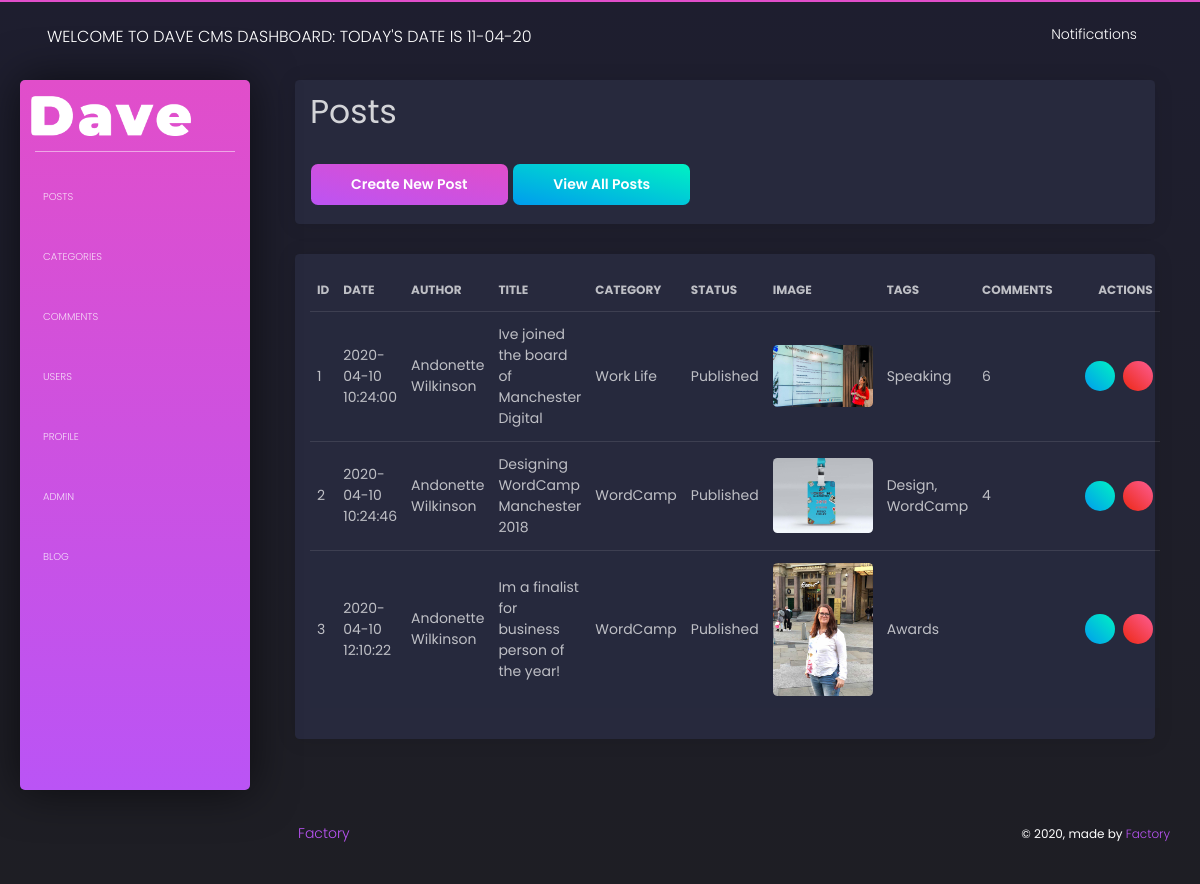
Before: /admin/admin-posts.php with the older database file.
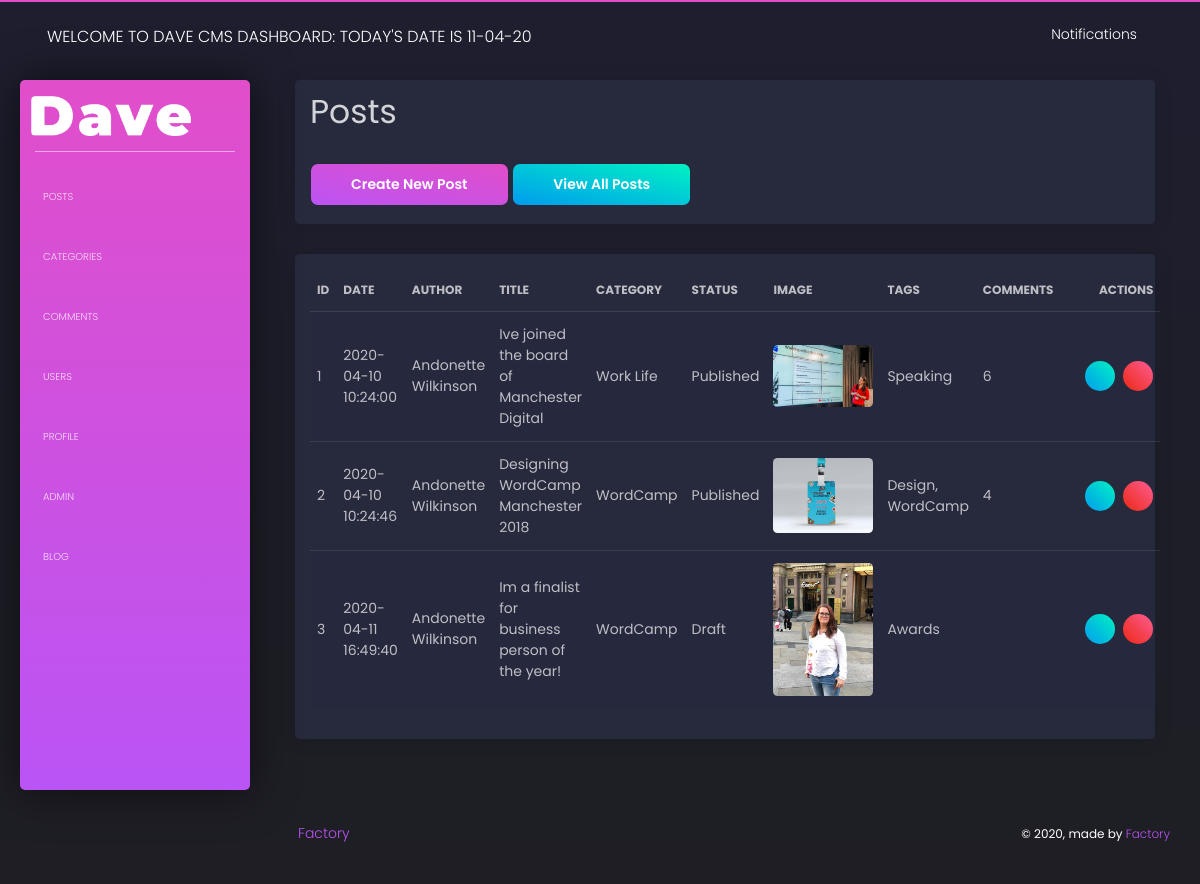
After: the same page with the newer database file.
### tables this page shows
CREATE TABLE `posts` (
  `post_id` int(11) unsigned NOT NULL AUTO_INCREMENT,
  `post_title` varchar(255) DEFAULT NULL,
  `post_date` text,
  `post_category_id` int(11) DEFAULT NULL,
  `post_author` varchar(255) DEFAULT NULL,
  `post_image` text,
  `post_content` text,
  `post_author_image` text,
  `post_tags` varchar(255) DEFAULT NULL,
  `post_comment_count` int(11) DEFAULT NULL,
  `post_status` varchar(355) DEFAULT 'Draft',
  PRIMARY KEY (`post_id`)
);

CREATE TABLE `categories` (
  `cat_id` int(11) unsigned NOT NULL AUTO_INCREMENT,
  `cat_title` varchar(255) DEFAULT NULL,
  PRIMARY KEY (`cat_id`)
);

### admin/admin-functions.php (the view, shortened to what this page needs)
<?php
function display_posts()
{
    global $connection;
    $query = "SELECT * FROM posts";
    $display_all_posts = mysqli_query($connection, $query);
    while ($row = mysqli_fetch_assoc($display_all_posts)) {
        $post_id = $row['post_id'];
        $post_title = $row['post_title'];
        $post_date = $row['post_date'];
        $post_author = $row['post_author'];
        $post_category_id = $row['post_category_id'];
        $post_status = $row['post_status'];
        $post_tags = $row['post_tags'];
        $post_image = $row['post_image'];
        $post_comment_count = $row['post_comment_count'];
        echo '<tr>';
        echo "<td>{$post_id}</td>";
        echo "<td>{$post_date}</td>";
        echo "<td>{$post_author}</td>";
        echo "<td>{$post_title}</td>";
        $query = "SELECT * FROM categories WHERE cat_id = " . $post_category_id;
        $show_cat_name = mysqli_query($connection, $query);
        while ($row = mysqli_fetch_assoc($show_cat_name)) {
            $cat_title = $row['cat_title'];
        }
        echo "<td>{$cat_title}</td>";
        echo "<td>{$post_status}</td>";
        echo "<td><img class='img-fluid' src='../images/{$post_image}' alt='' style='max-width:100px;'/></td>";
        echo "<td>{$post_tags}</td>";
        echo "<td>{$post_comment_count}</td>";
        echo '<td class="text-right" style="min-width: 100px;">';
        echo '<a href ="admin-posts.php?source=update_post&p_id=' . $post_id . '"
            class="btn btn-success btn-sm btn-round btn-icon mr-2">
            <i class="fal fa-edit pt-2"></i></a>';
        echo '<a href ="admin-posts.php?delete=' . $post_id . '"
            class="btn btn-danger btn-sm btn-round btn-icon">
            <i class="fal fa-trash-alt pt-2"></i></a>';
        echo '</td>';
        echo '</tr>';
    }
}
function switch_post_content()
{
    if (isset($_GET['source'])) {
        $set_source = $_GET['source'];
    } else {
        $set_source = '';
    }
    switch ($set_source) {
        default:
            include 'includes/posts/view-posts.php';
            break;
    }
}

### admin/includes/admin-header.php (shortened to what this page needs)
<?php include '../includes/config.php'; ?>
<?php include 'admin-functions.php'; ?>
<!doctype html>
<html lang="en">
<head>
    <link href="css/black-dashboard.css?v=1.0.0" rel="stylesheet" />
</head>
<body>
    <div class="wrapper ">
        <div class="sidebar" data-color="purple" data-background-color="white">
        <div class="logo">
            <a href="admin-index.php" class="simple-text">
                <img src="../images/dave.png" alt="" class="img-fluid pr-5">
            </a>
        </div>
        <div class="sidebar-wrapper">
            <ul class="nav">
                <li class="nav-item dropdown">
                    <a class="nav-link dropdown-toggle" href="#" id="navbarDropdownMenuLink" data-toggle="dropdown" aria-haspopup="true" aria-expanded="false">
                        <p>Posts</p>
                    </a>
                </li>
                <li>
                    <a href="admin-categories.php">
                        <p>Categories</p>
                    </a>
                </li>
                <li>
                    <a href="admin-comments.php">
                        <p>Comments</p>
                    </a>
                </li>
                <li>
                    <a href="./notifications.html">
                        <p>Users</p>
                    </a>
                </li>
                <li>
                    <a href="./user.html">
                        <p>Profile</p>
                    </a>
                </li>
                <li>
                    <a href="./tables.html">
                        <p>Admin</p>
                    </a>
                </li>
                <li>
                    <a href="../">
                        <p>Blog</p>
                    </a>
                </li>
            </ul>
        </div>
    </div>
    <div class="main-panel">
        <nav class="navbar navbar-expand-lg navbar-transparent navbar-absolute fixed-top ">
            <div class="container-fluid">
                <div class="navbar-wrapper">
                    <a class="navbar-brand" href="#pablo">Welcome To Dave CMS Dashboard: Today's Date Is <?php echo date('d-m-y'); ?></a>
                </div>
                <div class="collapse navbar-collapse justify-content-end">
                    <ul class="navbar-nav">
                        <li class="nav-item">
                            <a class="nav-link" href="#pablo">
                                <i class="tim-icons icon-bell-55"></i>  Notifications
                            </a>
                        </li>
                    </ul>
                </div>
            </div>
        </nav>

### admin/admin-posts.php (shortened to what this page needs)
<?php include 'includes/admin-header.php'; ?>
<div class="content">
    <div class="container-fluid">
        <div class="row">
            <div class="col-sm-12">
                <div class="card">
                    <div class="card-body">
                        <div class="row">
                            <div class="col-12">
                                <h1>Posts</h1>
                                <a href="admin-posts.php?source=create_post" class="btn btn-primary">Create New Post</a>
                                <a href="admin-posts.php" class="btn btn-success">View All Posts</a>
                            </div>
                        </div>
                    </div>
                </div>
                <?php switch_post_content(); ?>
            </div>
        </div>
    </div>
</div>
<?php include 'includes/admin-footer.php'; ?>

### admin/includes/posts/view-posts.php (shortened to what this page needs)
<div class="card">
    <div class="card-body">
        <table class="table table-striped">
            <thead>
                <th>ID</th>
                <th>Date</th>
                <th>Author</th>
                <th>Title</th>
                <th>Category</th>
                <th>Status</th>
                <th>Image</th>
                <th>Tags</th>
                <th>Comments</th>
                <th class="text-right">Actions</th>
            </thead>
            <tbody>
                <?php display_posts(); ?>
            </tbody>
        </table>
    </div>
</div>

### admin/includes/admin-footer.php (shortened to what this page needs)
<footer class="footer">
  <div class="container-fluid">
    <nav class="float-left">
      <ul class="list-unstyled ml-5">
          <li>
              <a href="https://www.madebyfactory.com">
                  Factory
              </a>
          </li>
      </ul>
    </nav>
    <div class="copyright float-right">
        &copy;
        , made by<i class="tim-icons icon-heart-2"></i>
        <a href="https://www.madebyfactory.com" target="_blank">Factory</a>
    </div>
  </div>
</footer>
</div>
</div>
<script src="js/black-dashboard.js?v=1.0.0" type="text/javascript"></script></body>
</html>

Changed rows visible on the page:
changed posts "Im a finalist for business person of the year!": post_date "2020-04-10 12:10:22" → "2020-04-11 16:49:40"; post_status "Published" → "Draft"
